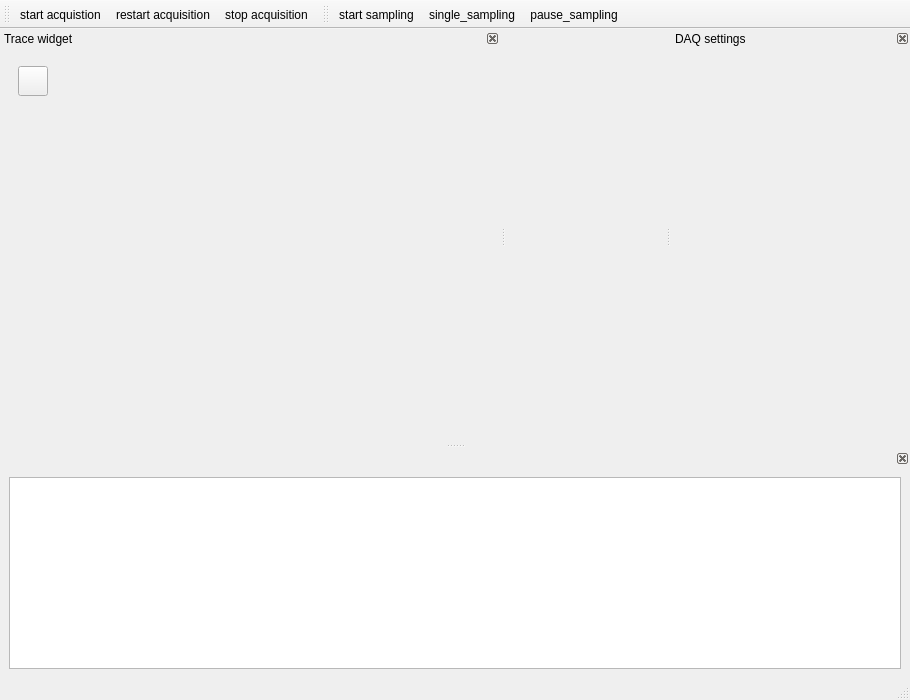
<?xml version="1.0" encoding="UTF-8"?>
<ui version="4.0">
 <class>cronoacqDlg</class>
 <widget class="QMainWindow" name="cronoacqDlg">
  <property name="enabled">
   <bool>true</bool>
  </property>
  <property name="geometry">
   <rect>
    <x>0</x>
    <y>0</y>
    <width>910</width>
    <height>700</height>
   </rect>
  </property>
  <property name="sizePolicy">
   <sizepolicy hsizetype="Minimum" vsizetype="Minimum">
    <horstretch>0</horstretch>
    <verstretch>0</verstretch>
   </sizepolicy>
  </property>
  <property name="windowTitle">
   <string>cronoacq</string>
  </property>
  <property name="windowOpacity">
   <double>1.000000000000000</double>
  </property>
  <property name="tabShape">
   <enum>QTabWidget::Rounded</enum>
  </property>
  <widget class="QWidget" name="centralwidget">
   <widget class="QLCDNumber" name="lcdRate">
    <property name="geometry">
     <rect>
      <x>10</x>
      <y>540</y>
      <width>64</width>
      <height>21</height>
     </rect>
    </property>
    <property name="digitCount">
     <number>7</number>
    </property>
   </widget>
   <widget class="QLabel" name="nofclients">
    <property name="geometry">
     <rect>
      <x>130</x>
      <y>530</y>
      <width>141</width>
      <height>41</height>
     </rect>
    </property>
    <property name="text">
     <string>no of clients: 0</string>
    </property>
   </widget>
  </widget>
  <widget class="QStatusBar" name="statusbar"/>
  <widget class="QDockWidget" name="propertydockWidget">
   <property name="autoFillBackground">
    <bool>true</bool>
   </property>
   <property name="features">
    <set>QDockWidget::DockWidgetClosable|QDockWidget::DockWidgetMovable</set>
   </property>
   <property name="windowTitle">
    <string>DAQ settings</string>
   </property>
   <attribute name="dockWidgetArea">
    <number>2</number>
   </attribute>
   <widget class="QWidget" name="dockWidgetContents_5">
    <layout class="QVBoxLayout" name="verticalLayout_2">
     <item>
      <widget class="QtTreePropertyBrowser" name="variantEditor" native="true">
       <property name="sizePolicy">
        <sizepolicy hsizetype="Preferred" vsizetype="Preferred">
         <horstretch>0</horstretch>
         <verstretch>0</verstretch>
        </sizepolicy>
       </property>
       <property name="minimumSize">
        <size>
         <width>221</width>
         <height>0</height>
        </size>
       </property>
      </widget>
     </item>
    </layout>
   </widget>
  </widget>
  <widget class="QDockWidget" name="LogdockWidget">
   <property name="sizePolicy">
    <sizepolicy hsizetype="Minimum" vsizetype="Minimum">
     <horstretch>0</horstretch>
     <verstretch>0</verstretch>
    </sizepolicy>
   </property>
   <property name="minimumSize">
    <size>
     <width>274</width>
     <height>139</height>
    </size>
   </property>
   <property name="features">
    <set>QDockWidget::DockWidgetClosable|QDockWidget::DockWidgetMovable</set>
   </property>
   <attribute name="dockWidgetArea">
    <number>8</number>
   </attribute>
   <widget class="QWidget" name="dockWidgetContents_6">
    <property name="sizePolicy">
     <sizepolicy hsizetype="Preferred" vsizetype="Minimum">
      <horstretch>0</horstretch>
      <verstretch>0</verstretch>
     </sizepolicy>
    </property>
    <property name="minimumSize">
     <size>
      <width>0</width>
      <height>120</height>
     </size>
    </property>
    <property name="maximumSize">
     <size>
      <width>16777215</width>
      <height>16777215</height>
     </size>
    </property>
    <layout class="QVBoxLayout" name="verticalLayout_3">
     <item>
      <widget class="QTextBrowser" name="logBrowser"/>
     </item>
    </layout>
   </widget>
  </widget>
  <widget class="QToolBar" name="toolBar">
   <property name="windowTitle">
    <string>toolBar</string>
   </property>
   <attribute name="toolBarArea">
    <enum>TopToolBarArea</enum>
   </attribute>
   <attribute name="toolBarBreak">
    <bool>false</bool>
   </attribute>
   <addaction name="actionstart_acquistion"/>
   <addaction name="actionrestart_acquisition"/>
   <addaction name="actionstop_acquisition"/>
  </widget>
  <widget class="QToolBar" name="toolBar_2">
   <property name="windowTitle">
    <string>toolBar_2</string>
   </property>
   <attribute name="toolBarArea">
    <enum>TopToolBarArea</enum>
   </attribute>
   <attribute name="toolBarBreak">
    <bool>false</bool>
   </attribute>
   <addaction name="actionstart_sampling"/>
   <addaction name="actionsingle_sampling"/>
   <addaction name="actionpause_sampling"/>
  </widget>
  <widget class="QDockWidget" name="TracedockWidget">
   <property name="sizePolicy">
    <sizepolicy hsizetype="Maximum" vsizetype="Maximum">
     <horstretch>0</horstretch>
     <verstretch>0</verstretch>
    </sizepolicy>
   </property>
   <property name="features">
    <set>QDockWidget::DockWidgetClosable|QDockWidget::DockWidgetMovable</set>
   </property>
   <property name="windowTitle">
    <string>Trace widget</string>
   </property>
   <attribute name="dockWidgetArea">
    <number>1</number>
   </attribute>
   <widget class="QWidget" name="dockWidgetContents">
    <property name="minimumSize">
     <size>
      <width>500</width>
      <height>0</height>
     </size>
    </property>
    <layout class="QVBoxLayout" name="verticalLayout">
     <item>
      <widget class="QCustomPlot" name="customPlot" native="true">
       <property name="minimumSize">
        <size>
         <width>100</width>
         <height>100</height>
        </size>
       </property>
       <layout class="QFormLayout" name="formLayout">
        <item row="0" column="0">
         <widget class="QPushButton" name="resetgraphButton">
          <property name="sizePolicy">
           <sizepolicy hsizetype="Fixed" vsizetype="Fixed">
            <horstretch>0</horstretch>
            <verstretch>0</verstretch>
           </sizepolicy>
          </property>
          <property name="minimumSize">
           <size>
            <width>30</width>
            <height>30</height>
           </size>
          </property>
          <property name="maximumSize">
           <size>
            <width>30</width>
            <height>30</height>
           </size>
          </property>
          <property name="text">
           <string/>
          </property>
          <property name="icon">
           <iconset theme="edit-undo">
            <normaloff>.</normaloff>.</iconset>
          </property>
         </widget>
        </item>
       </layout>
      </widget>
     </item>
    </layout>
   </widget>
  </widget>
  <action name="actionstart_acquistion">
   <property name="icon">
    <iconset resource="cronoacq_ressources.qrc">
     <normaloff>:/icons/startacq.svg</normaloff>:/icons/startacq.svg</iconset>
   </property>
   <property name="text">
    <string>start acquistion</string>
   </property>
  </action>
  <action name="actionrestart_acquisition">
   <property name="icon">
    <iconset resource="cronoacq_ressources.qrc">
     <normaloff>:/icons/restartacq.svg</normaloff>:/icons/restartacq.svg</iconset>
   </property>
   <property name="text">
    <string>restart acquisition</string>
   </property>
  </action>
  <action name="actionstop_acquisition">
   <property name="icon">
    <iconset resource="cronoacq_ressources.qrc">
     <normaloff>:/icons/stopacq.svg</normaloff>:/icons/stopacq.svg</iconset>
   </property>
   <property name="text">
    <string>stop acquisition</string>
   </property>
  </action>
  <action name="actionstart_sampling">
   <property name="icon">
    <iconset resource="cronoacq_ressources.qrc">
     <normaloff>:/icons/play.svg</normaloff>:/icons/play.svg</iconset>
   </property>
   <property name="text">
    <string>start sampling</string>
   </property>
  </action>
  <action name="actionsingle_sampling">
   <property name="icon">
    <iconset resource="cronoacq_ressources.qrc">
     <normaloff>:/icons/playsingle.svg</normaloff>:/icons/playsingle.svg</iconset>
   </property>
   <property name="text">
    <string>single_sampling</string>
   </property>
  </action>
  <action name="actionpause_sampling">
   <property name="icon">
    <iconset resource="cronoacq_ressources.qrc">
     <normaloff>:/icons/pause.svg</normaloff>:/icons/pause.svg</iconset>
   </property>
   <property name="text">
    <string>pause_sampling</string>
   </property>
  </action>
  <zorder>propertydockWidget</zorder>
 </widget>
 <customwidgets>
  <customwidget>
   <class>QCustomPlot</class>
   <extends>QWidget</extends>
   <header>qcustomplot.h</header>
   <container>1</container>
  </customwidget>
  <customwidget>
   <class>QtTreePropertyBrowser</class>
   <extends>QWidget</extends>
   <header>qttreepropertybrowser.h</header>
   <container>1</container>
  </customwidget>
 </customwidgets>
 <tabstops>
  <tabstop>resetgraphButton</tabstop>
  <tabstop>logBrowser</tabstop>
 </tabstops>
 <resources>
  <include location="cronoacq_ressources.qrc"/>
 </resources>
 <connections/>
</ui>
